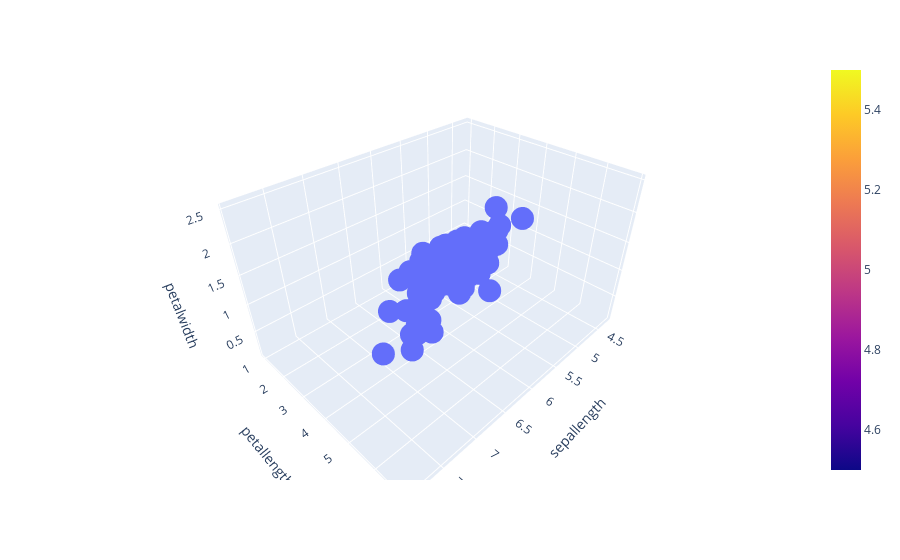

Notebook cell for this chart:
### Code cell
fig = px.scatter_3d(samples, x='sepallength', y='petallength', z='petalwidth')
fig.add_trace(
    go.Surface(x=Θ[0]*samples['sepallength'], y=Θ[1]*samples['petallength'], z=[5,5])
)
fig.show()

### Figure 1 — Plotly figure (JSON) as saved in the notebook; plotly's stock layout.template omitted (floating-point values rounded to 4 significant figures; data arrays with more than 128 entries replaced by an {"elided": "..."} marker saying what was removed)
{"data": [{"hovertemplate": "sepallength=%{x}<br>petallength=%{y}<br>petalwidth=%{z}<extra></extra>", "legendgroup": "", "marker": {"color": "#636efa", "symbol": "circle"}, "mode": "markers", "name": "", "scene": "scene", "showlegend": false, "type": "scatter3d", "x": {"elided": "150 float values"}, "y": {"elided": "150 float values"}, "z": {"elided": "150 float values"}}, {"type": "surface", "x": {"elided": "150 float values"}, "y": {"elided": "150 float values"}, "z": [5, 5]}], "layout": {"legend": {"tracegroupgap": 0}, "margin": {"t": 60}, "scene": {"domain": {"x": [0, 1], "y": [0, 1]}, "xaxis": {"title": {"text": "sepallength"}}, "yaxis": {"title": {"text": "petallength"}}, "zaxis": {"title": {"text": "petalwidth"}}}}}
